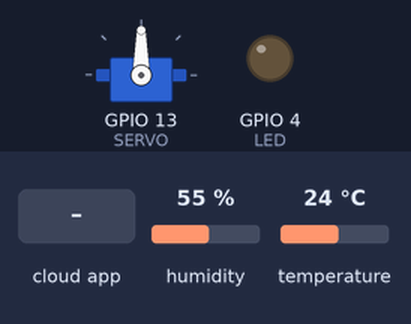
The sketch below on a simulated ESP32. Shown: servo, output pins drawn as LEDs (lit = HIGH). The inputs (shaded band) are chosen by the test bench; at power-on: humidity 55 %, temperature 24 °C. WiFi joins after 1.5 s; servers stay silent unless stated; what the sketch prints to the serial monitor is not drawn.

Above: at 3.0 s.
3.1 s: the phone or cloud app sets led to ON
At 3.7 s:
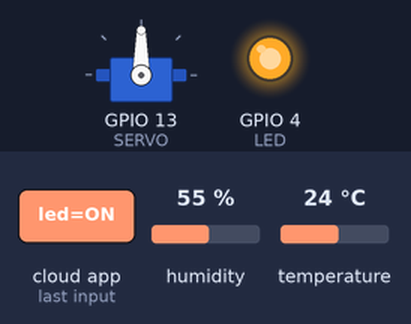
4.8 s: the phone or cloud app sets servo to OFF
At 5.6 s:
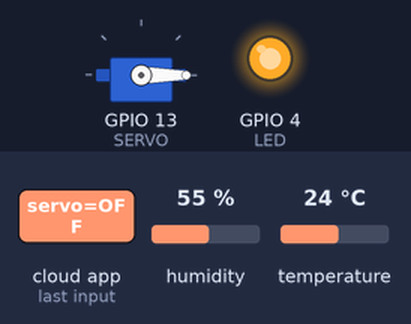
6.4 s: the phone or cloud app sets led to OFF
At 7.4 s:
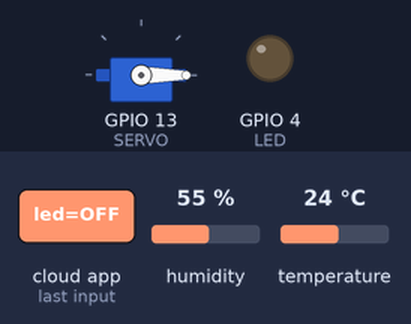
7.9 s: the phone or cloud app sets servo to ON
At 9.3 s:
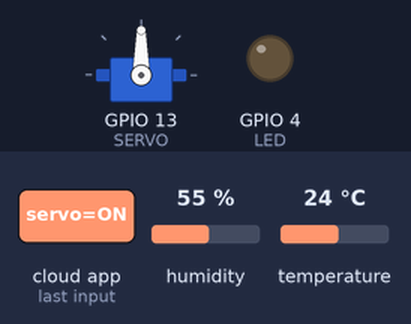
Timing chart, 0 to 10.5 s (numbered marks = the images above; inputs shaded):
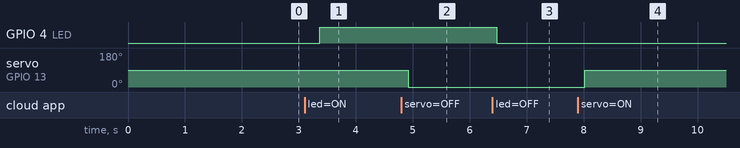

The sketch:

ControlHomeFirebase.ino
```cpp
#include <ESP32Servo.h>
#include "DHTesp.h"
#include <WiFi.h>
#include "FirebaseESP32.h"


#define FIREBASE_HOST "control-home-b42d9.firebaseio.com"
#define FIREBASE_AUTH "jfsN7DrgvPIXGTyzlNUPn3uUNrJclx5JcI3hYrs6"
#define WIFI_SSID "d82bc4"
#define WIFI_PASSWORD "A28M01S24M29"

#define DHTpin 15     //D15 en ESP32 DevKit
#define LED 4         //D4 en ESP32 DevKit
#define SERVO 13       //D16 en ESP32 DevKit

FirebaseData firebaseData;
FirebaseData firebaseDataLed;
FirebaseData firebaseDataServo;
String ruta = "/Datos";
String led = "";
String servo = "";

Servo servoMotor;
DHTesp dht;

void setup()
{
  Serial.begin(115200);

  dht.setup(DHTpin, DHTesp::DHT11); //Declaramos el pin y que sensor se usa en este caso DHT11
  pinMode(LED,OUTPUT);
  servoMotor.attach(SERVO);

  Serial.println();
  Serial.println();

  WiFi.begin(WIFI_SSID, WIFI_PASSWORD);
  Serial.print("Conectado al Wi-Fi");
  while (WiFi.status() != WL_CONNECTED)
  {
    Serial.print(".");
    delay(300);
  }
  Serial.println();
  Serial.print("Conectado con IP: ");
  Serial.println(WiFi.localIP());
  Serial.println();

  Firebase.begin(FIREBASE_HOST, FIREBASE_AUTH);
  Firebase.reconnectWiFi(true);

  //------------------Streaming-------------------
  Serial.println("Inicio de streaming");
  Serial.println("RUTA: "+ruta + "/led");
  Firebase.beginStream(firebaseDataLed, ruta + "/led");
  Firebase.beginStream(firebaseDataServo, ruta + "/servo");
}

void loop()
{
  Firebase.readStream(firebaseDataLed);
  Firebase.readStream(firebaseDataServo);
  float humidity = dht.getHumidity();
  float temperature = dht.getTemperature();

  if (firebaseDataLed.streamAvailable())
    {
        //Serial.println(firebaseData.stringData()); // El tipo de dato debe coincidir con el dato cargado en la nube
        led = firebaseDataLed.stringData();
        Serial.println("Estado led: " + led );
    }

   if (firebaseDataServo.streamAvailable())
    {
        //Serial.println(firebaseData.stringData()); // El tipo de dato debe coincidir con el dato cargado en la nube
        servo = firebaseDataServo.stringData();
        Serial.println("Estado servo: " + servo );
    }

   if(led == "ON"){
    digitalWrite(LED,HIGH);
   }else if(led == "OFF"){
    digitalWrite(LED,LOW);
   }

   if(servo == "ON"){
    servoMotor.write(90);
   }else if(servo == "OFF"){
    servoMotor.write(0);
   }

   //push humidity y temperature
   Firebase.setFloat(firebaseData, ruta + "/humidity", humidity);
   Firebase.setFloat(firebaseData, ruta + "/temperature", temperature);
}
```

Measured:
- after the input at 3.1 s, GPIO 4 (LED): LOW → HIGH after 0.27 s
- after the input at 4.8 s, servo on GPIO 13 (SERVO): 90° → 0° after 0.12 s
- after the input at 6.4 s, GPIO 4 (LED): HIGH → LOW after 0.07 s
- after the input at 7.9 s, servo on GPIO 13 (SERVO): 0° → 90° after 0.12 s
